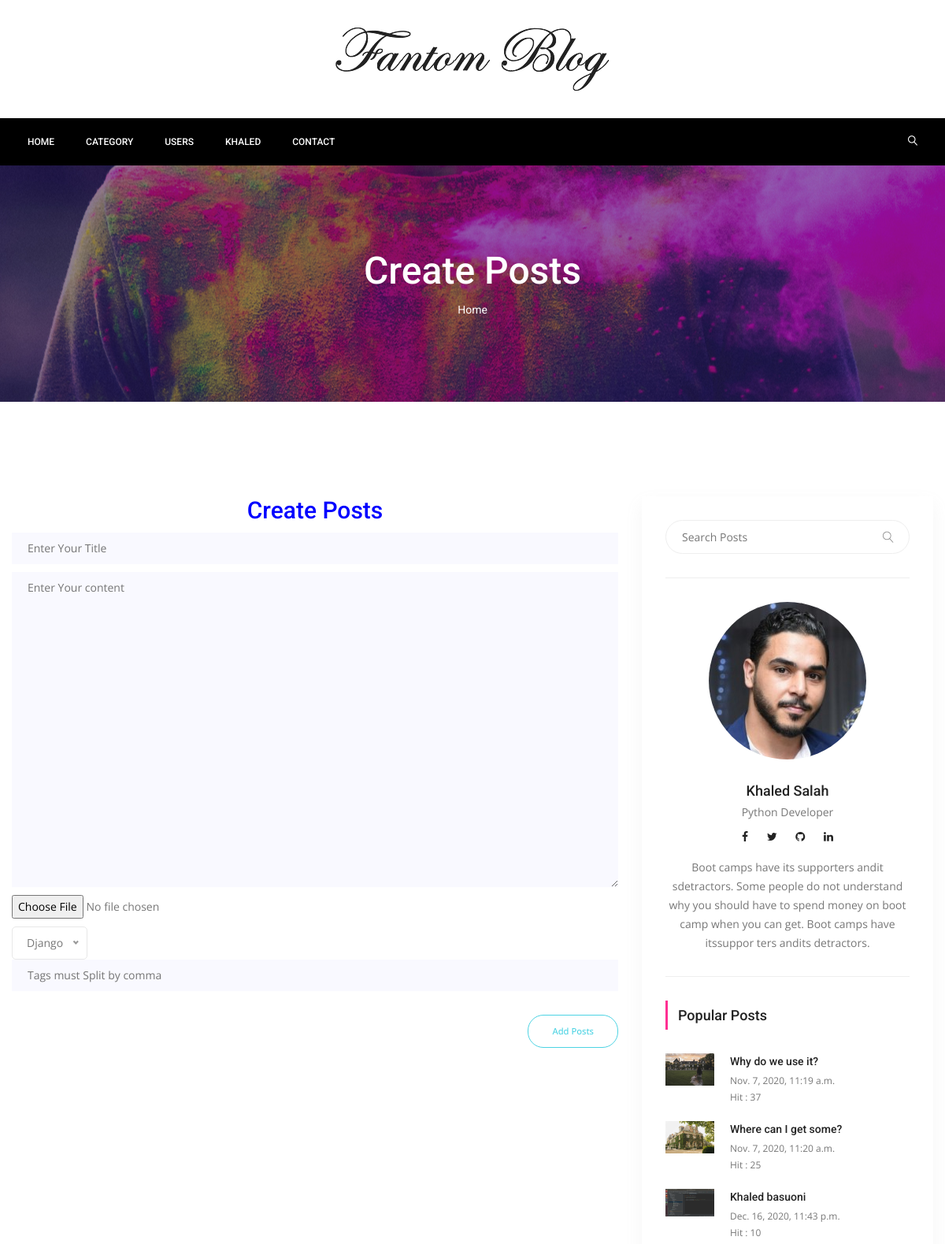
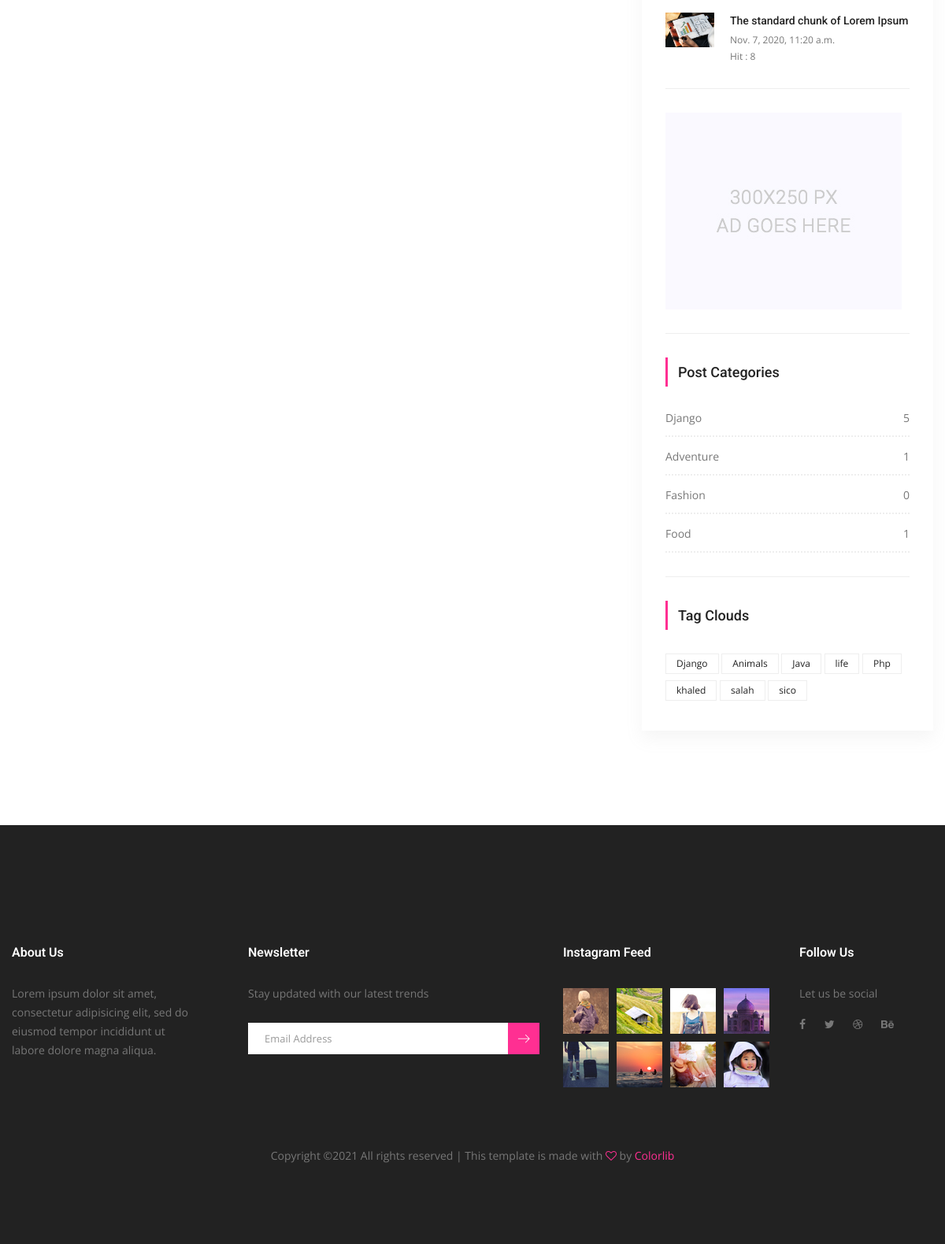
The app's page /create-post (signed in) with its own data (2 pictures, top to bottom).
### posts/models.py (models this page shows, shortened)
class Post(models.Model):
    title = models.CharField(max_length=150)
    content = models.TextField()
    publishing_date = models.DateTimeField(auto_now_add=True)
    image = models.ImageField(blank=True, null=True, upload_to='uploads/')
    user = models.ForeignKey(settings.AUTH_USER_MODEL, on_delete=models.CASCADE)
    slug = models.SlugField(default='slug', editable=False)
    category = models.ForeignKey(Category, on_delete=models.CASCADE, default=1, related_name='posts')
    tag = models.ManyToManyField(Tag, related_name='posts', blank=True)
    slider_post = models.BooleanField(default=False)
    hit = models.PositiveIntegerField(default=0)

class Category(models.Model):
    title = models.CharField(max_length=150)
    slug = models.SlugField(default='slug', editable=False)
    def __str__(self):
        return self.title
    def post_count(self):
        return self.posts.all().count()

class Tag(models.Model):
    title = models.CharField(max_length=150)
    slug = models.SlugField(editable=False)

### posts/views.py (the view, shortened to what this page needs)
# urls.py: path('create-post', PostCreationView.as_view(), name='create-post'),
@method_decorator(login_required(login_url='users/login'), name='dispatch')
class PostCreationView(CreateView):
    model = Post
    form_class = PostCreationForm
    template_name = 'posts/create-post.html'

### posts/forms.py
class PostCreationForm(forms.ModelForm):
    class Meta:
        model = Post
        widgets = {
            'title': forms.TextInput(attrs={'class': 'single-input', 'placeholder': 'Enter Your Title'}),
            'content': forms.Textarea(attrs={'class': 'single-input', 'placeholder': 'Enter Your content'})
        }
        fields = [
            'title',
            'content',
            'image',
            'category',
        ]

### posts/templatetags/custom_tags.py (called while the page is built)
@register.simple_tag(name="categories")
def all_categories():
    return Category.objects.all()

@register.simple_tag(name='tags')
def all_tags():
    return Tag.objects.all()

@register.simple_tag(name='hit_posts')
def hit_posts():
    return Post.objects.order_by('-hit')[:4]

### templates/posts/create-post.html (shortened to what this page needs)
{% extends 'base.html' %}
{% load static %}
{% block content%}
<section class="banner_area">
    <div class="banner_inner d-flex align-items-center">
        <div class="overlay bg-parallax" data-stellar-ratio="0.9" data-stellar-vertical-offset="0"
             data-background=""></div>
        <div class="container">
            <div class="banner_content text-center">
                <h2>Create Posts</h2>
                <div class="page_link">
                    <a href="{% url 'index' %}">Home</a>
                </div>
            </div>
        </div>
    </div>
</section>
<section class="blog_area p_120">
    <div class="container">
        <div class="row">
            <div class="col-lg-8">
                <h2 style="text-align:center;color:blue">Create Posts</h2>
                <div class="blog_left_sidebar">
                    <form method="post" enctype="multipart/form-data">
                        {% for field in form%}
                        <div class="mt-10">
                            {{ field }}
                        </div>
                        {% endfor %}
                        <input type="text"
                               name="tag"
                               placeholder="Tags must Split by comma"
                               onfocus="this.placeholder = ''"
                               onblur="this.placeholder = 'Tags'"
                               required=""
                               class="single-input">
                        <input type="submit" class="genric-btn success-border circle"
                               style="float:right;margin-top:30px" value="Add Posts">
                    </form>
                </div>
            </div>
            {% include 'right-side.html' %}
        </div>
    </div>
</section>
{% endblock %}

### templates/base.html (shortened to what this page needs)
<!doctype html>
{% load static %}
{% load custom_tags %}
<html lang="en">
<head>
    <link rel="stylesheet" href="{% static 'css/bootstrap.css' %}">
    <link rel="stylesheet" href="{% static 'vendors/linericon/style.css' %}">
    <link rel="stylesheet" href="{% static 'css/font-awesome.min.css' %}">
    <link rel="stylesheet" href="{% static 'vendors/owl-carousel/owl.carousel.min.css' %}">
    <link rel="stylesheet" href="{% static 'vendors/lightbox/simpleLightbox.css' %}">
    <link rel="stylesheet" href="{% static 'vendors/nice-select/css/nice-select.css' %}">
    <link rel="stylesheet" href="{% static 'vendors/animate-css/animate.css' %}">
    <link rel="stylesheet" href="{% static 'vendors/jquery-ui/jquery-ui.css' %}">
    <link rel="stylesheet" href="{% static 'css/style.css' %}">
    <link rel="stylesheet" href="{% static 'css/responsive.css' %}">
</head>
<body>
<header class="header_area">
    <div class="logo_part">
        <div class="container">
            <a class="logo" href="{% url 'index' %}"><img src="{% static 'img/logo.png' %}" alt=""></a>
        </div>
    </div>
    <div class="main_menu">
        <nav class="navbar navbar-expand-lg navbar-light" style="background-color: black;">
            <div class="container">
                <div class="navbar-collapse offset collapse show" id="navbarSupportedContent">
                    <ul class="nav navbar-nav menu_nav">
                        <li class="nav-item "><a class="nav-link" href="{% url 'index' %}">Home</a></li>
                        <li class="nav-item submenu dropdown">
                            <a href="#" class="nav-link dropdown-toggle" data-toggle="dropdown" role="button"
                               aria-haspopup="true" aria-expanded="false">Category</a>
                                {% categories as categories %}
                        </li>
                        {% if user.is_authenticated %}
                        <li class="nav-item"><a class="nav-link" href="{%url 'users:all-users'%}">Users</a></li>
                        <li class="nav-item submenu dropdown">
                            <a href="#" class="nav-link dropdown-toggle" data-toggle="dropdown" role="button"
                               aria-haspopup="true" aria-expanded="false">{{user.username }}</a>
                        </li>
                        {% else %}
                        <li class="nav-item"><a class="nav-link" href="{% url 'users:register' %}">Register</a></li>
                        <li class="nav-item"><a class="nav-link" href="{% url 'users:login' %}">Login</a></li>
                        {% endif %}
                        <li class="nav-item"><a class="nav-link" href="contact.html">Contact</a></li>
                    </ul>
                    <ul class="nav navbar-nav navbar-right ml-auto">
                        <li class="nav-item"><a href="#" class="search"><i class="lnr lnr-magnifier"></i></a></li>
                    </ul>
                </div>
            </div>
        </nav>
    </div>
</header>
{% block content %}
{% endblock %}
<footer class="footer-area">
    <div class="container">
        <div class="row">
            <div class="col-lg-3  col-md-6 col-sm-6">
                <div class="single-footer-widget">
                    <h6 class="footer_title">About Us</h6>
                    <p>Lorem ipsum dolor sit amet, consectetur adipisicing elit, sed do eiusmod tempor incididunt ut
                        labore dolore magna aliqua.</p>
                </div>
            </div>
            <div class="col-lg-4 col-md-6 col-sm-6">
                <div class="single-footer-widget">
                    <h6 class="footer_title">Newsletter</h6>
                    <p>Stay updated with our latest trends</p>
                    <div id="mc_embed_signup">
                        <form target="_blank"
                              action="https://spondonit.us12.list-manage.com/subscribe/post?u=1462626880ade1ac87bd9c93a&amp;id=92a4423d01"
                              method="get" class="subscribe_form relative">
                            <div class="input-group d-flex flex-row">
                                <input name="EMAIL" placeholder="Email Address" onfocus="this.placeholder = ''"
                                       onblur="this.placeholder = 'Email Address '" required="" type="email">
                                <button class="btn sub-btn"><span class="lnr lnr-arrow-right"></span></button>
                            </div>
                        </form>
                    </div>
                </div>
            </div>
            <div class="col-lg-3 col-md-6 col-sm-6">
                <div class="single-footer-widget instafeed">
                    <h6 class="footer_title">Instagram Feed</h6>
                    <ul class="list instafeed d-flex flex-wrap">
                        <li><img src="{% static 'img/instagram/Image-01.jpg' %}" alt=""></li>
                        <li><img src="{% static 'img/instagram/Image-02.jpg' %}" alt=""></li>
                        <li><img src="{% static 'img/instagram/Image-03.jpg' %}" alt=""></li>
                        <li><img src="{% static 'img/instagram/Image-04.jpg' %}" alt=""></li>
                        <li><img src="{% static 'img/instagram/Image-05.jpg' %}" alt=""></li>
                        <li><img src="{% static 'img/instagram/Image-06.jpg' %}" alt=""></li>
                        <li><img src="{% static 'img/instagram/Image-07.jpg' %}" alt=""></li>
                        <li><img src="{% static 'img/instagram/Image-08.jpg' %}" alt=""></li>
                    </ul>
                </div>
            </div>
            <div class="col-lg-2 col-md-6 col-sm-6">
                <div class="single-footer-widget f_social_wd">
                    <h6 class="footer_title">Follow Us</h6>
                    <p>Let us be social</p>
                    <div class="f_social">
                        <a href="#"><i class="fa fa-facebook"></i></a>
                        <a href="#"><i class="fa fa-twitter"></i></a>
                        <a href="#"><i class="fa fa-dribbble"></i></a>
                        <a href="#"><i class="fa fa-behance"></i></a>
                    </div>
                </div>
            </div>
        </div>
        <div class="row footer-bottom d-flex justify-content-between align-items-center">
            <p class="col-lg-12 footer-text text-center">
                Copyright &copy;<script>document.write(new Date().getFullYear());</script>
                All rights reserved | This template is made with <i class="fa fa-heart-o" aria-hidden="true"></i> by <a
                    href="https://colorlib.com" target="_blank">Colorlib</a>
                </p>
        </div>
    </div>
</footer>
</body>
</html>

### templates/right-side.html
{% load static %}
{% load custom_tags %}
<div class="col-lg-4">
    <div class="blog_right_sidebar">
        <aside class="single_sidebar_widget search_widget">
            <form action="{% url 'search' %}" method="get">
                <div class="input-group">
                    <input type="text" class="form-control" placeholder="Search Posts" name="q">
                    <span class="input-group-btn">
                    <button class="btn btn-default" type="button"><i class="lnr lnr-magnifier"></i></button>
                    </span>
                </div>
            </form>
            <div class="br"></div>
        </aside>
        <aside class="single_sidebar_widget author_widget">
            <img class="author_img rounded-circle" src="{% static 'img/blog/khaled.jpeg' %}" alt="">
            <h4>Khaled Salah</h4>
            <p>Python Developer </p>
            <div class="social_icon">
                <a target="_blank" href="https://www.facebook.com/khaled.salah.5283/"><i class="fa fa-facebook"></i></a>
                <a target="_blank" href="https://twitter.com/Khaledbasuoni"><i class="fa fa-twitter"></i></a>
                <a target="_blank" href="https://github.com/khaled-salah"><i class="fa fa-github"></i></a>
                <a target="_blank" href="https://www.linkedin.com/in/k-salah/"><i class="fa fa-linkedin"></i></a>
            </div>
            <p>Boot camps have its supporters andit sdetractors. Some people do not understand why you should have to
                spend money on boot camp when you can get. Boot camps have itssuppor ters andits detractors.</p>
            <div class="br"></div>
        </aside>
        <aside class="single_sidebar_widget popular_post_widget">
            <h3 class="widget_title">Popular Posts</h3>
            {% hit_posts as hit_posts %}
            {% for hit_post in hit_posts %}
            <div class="media post_item">
                <img src="{{ hit_post.image.url }}" width="20%" height="15%" alt="post">
                <div class="media-body">
                    <a href="{% url 'detail' pk=hit_post.pk slug=hit_post.slug %}"><h3>{{ hit_post.title }}</h3></a>
                    <p>{{ hit_post.publishing_date }}</p>
                    <p>Hit : {{ hit_post.hit }}</p>
                </div>
            </div>
            {% endfor %}
            <div class="br"></div>
        </aside>
        <aside class="single_sidebar_widget">
            <a href="#"><img class="img-fluid" src="{% static 'img/blog/add.jpg' %}" alt=""></a>
            <div class="br"></div>
        </aside>
        <aside class="single_sidebar_widget post_category_widget">
            <h4 class="widget_title">Post Categories</h4>
            <ul class="list cat-list">
                {% categories as categories %}
                {% for category in categories %}
                <li>
                    <a href="{% url 'category-detail' pk=category.pk slug=category.slug %}"
                       class="d-flex justify-content-between">
                        <p>{{ category.title }}</p>
                        <p>{{ category.post_count }}</p>
                    </a>
                </li>
                {% endfor %}
            </ul>
            <div class="br"></div>
        </aside>
        <aside class="single-sidebar-widget tag_cloud_widget">
            <h4 class="widget_title">Tag Clouds</h4>
            <ul class="list">
                {% tags as tags %}
                {% for tag in tags %}
                <li><a href="{% url 'tag_detail' slug=tag.slug%}">{{ tag.title }}</a></li>
                {% endfor %}
            </ul>
        </aside>
    </div>
</div>

### static/css/responsive.css (style rules this page uses)
@media (max-width:1619px) { .header_area .navbar .search { margin-left: 40px; } }

### records on screen
Post: image (picture), title "Why do we use it?", publishing_date "Nov. 7, 2020, 11:19 a.m.", hit "37"
Post: image (picture), title "Where can I get some?", publishing_date "Nov. 7, 2020, 11:20 a.m.", hit "25"
Post: image (picture), title "Khaled basuoni", publishing_date "Dec. 16, 2020, 11:43 p.m.", hit "10"
Post: image (picture), title "The standard chunk of Lorem Ipsum", publishing_date "Nov. 7, 2020, 11:20 a.m.", hit "8"
Category: title "Django", post_count "5"
Category: title "Adventure", post_count "1"
Category: title "Fashion", post_count "0"
Category: title "Food", post_count "1"
Tag: title "Django"
Tag: title "Animals"
Tag: title "Java"
Tag: title "life"
Tag: title "Php"
Tag: title "khaled"
Tag: title "salah"
Tag: title "sico"

### other values on screen
{{ user.username }} "KHALED"
